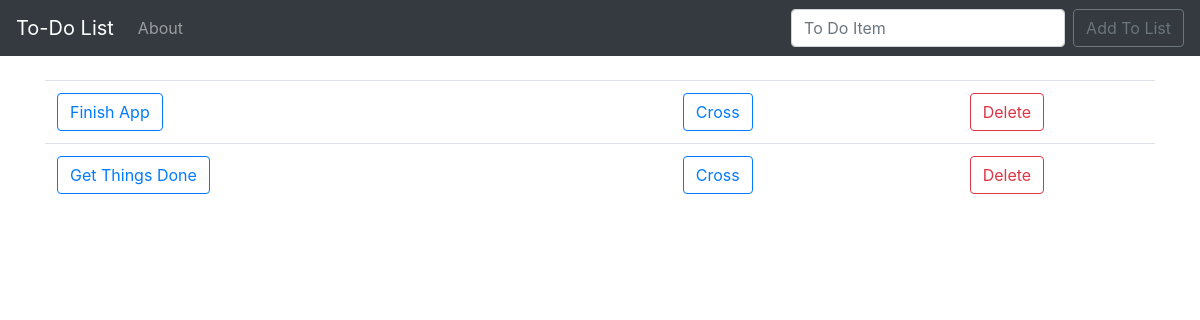
Before: / with the older database file.
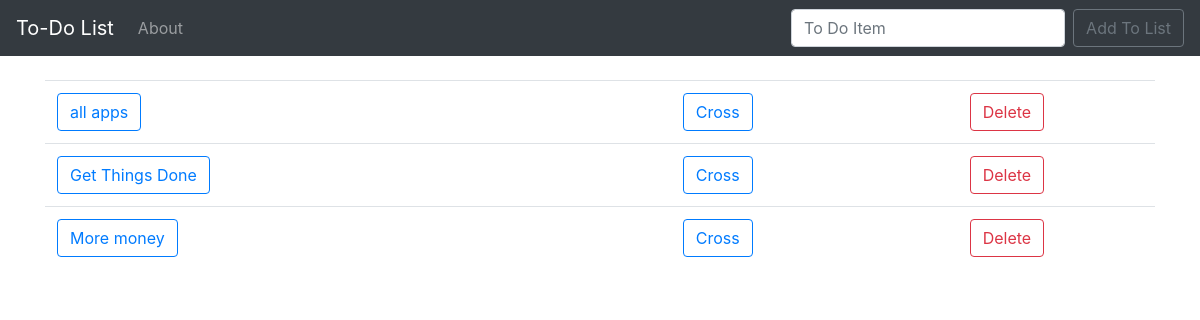
After: the same page with the newer database file.
### todo_list/models.py (models this page shows, shortened)
class List(models.Model):
    item = models.CharField(max_length = 200)  #Text of length 200
    completed = models.BooleanField(default = False)  #When we add an item it will automatically label as not completed

### todo_list/views.py (the view)
def home(request):
    if request.method == 'POST':
        form = ListForm(request.POST or None)
        if form.is_valid():
            form.save()
            all_items = List.objects.all
            messages.success(request, ("Item Has Been Added To List!"))
            return render(request, 'home.html', {'all_items': all_items})
    else:
        all_items = List.objects.all
        return render(request, 'home.html', {'all_items': all_items})

### todo_list/Templates/home.html (shortened to what this page needs)
{% extends 'base.html' %}
{% block content %}
    {% if all_items %}
    <table class ="table table-boardered">
        {% for things in all_items %}
            {% if things.completed %}
                <tr class = "table-secondary">
                    <td class ="striker">
                        <a href = "{% url 'edit' things.id %}">
                            <button type="button" class="btn btn-outline-primary">
                            {{ things.item }}
                            </button>
                        </a>
                    </td>
                    <td><center>
                        <a href = "{% url 'uncross' things.id %}">
                            <button type="button" class="btn btn-outline-primary">
                            Uncross
                            </button>
                        </a>
                    </center></td>
                    <td><center> <a href="{% url 'delete' things.id %}">
                        <button type="button" class="btn btn-outline-danger">
                        Delete
                        </button>
                    </a></center></td>
                </tr>
            {% else %}
                <tr>
                    <td>
                        <a href = "{% url 'edit' things.id %}">
                            <button type="button" class="btn btn-outline-primary">
                            {{ things.item }}
                            </button>
                        </a>
                    </td>
                    <td>
                        <center>
                            <a href = "{% url 'cross_off' things.id %}">
                                <button type="button" class="btn btn-outline-primary">
                                Cross
                                </button>
                            </a>
                        </center>
                    </td>
                    <td><center><a href="{% url 'delete' things.id %}">
                        <button type="button" class="btn btn-outline-danger">
                        Delete
                        </button>
                    </a></center></td>
                </tr>
            {% endif %}
        {% endfor %}
    </table>
    {% endif %}
{% endblock %}

### todo_list/Templates/base.html (shortened to what this page needs)
{% load static %}
<!doctype html>
<html lang="en">
  <head>
    <link rel="stylesheet" href="https://stackpath.bootstrapcdn.com/bootstrap/4.4.1/css/bootstrap.min.css">
    <link rel="stylesheet" href="{% static 'css/mystyle.css' %}" >
  </head>
  <body>
    <nav class="navbar navbar-expand-lg navbar-dark bg-dark">
        <a class="navbar-brand" href="{% url 'home' %}">To-Do List</a>
        <div class="collapse navbar-collapse" id="navbarSupportedContent">
          <ul class="navbar-nav mr-auto">
            <li class="nav-item">
              <a class="nav-link" href="{% url 'about' %}">About</a>
            </li>
          </ul>
          <form class="form-inline my-2 my-lg-0"  method = "POST">
            <input class="form-control mr-sm-2" type="search" placeholder="To Do Item" aria-label="Search" name ="item">
            <button class="btn btn-outline-secondary my-2 my-sm-0" type="submit">Add To List</button>
          </form>
        </div>
      </nav>
    <br/>
    <div class = "container">
            {% block content %}
            {% endblock %}
    </div>
  </body>
</html>

Changed rows visible on the page:
changed List: item "Finish App" → "all apps"
added List: item "More money"
